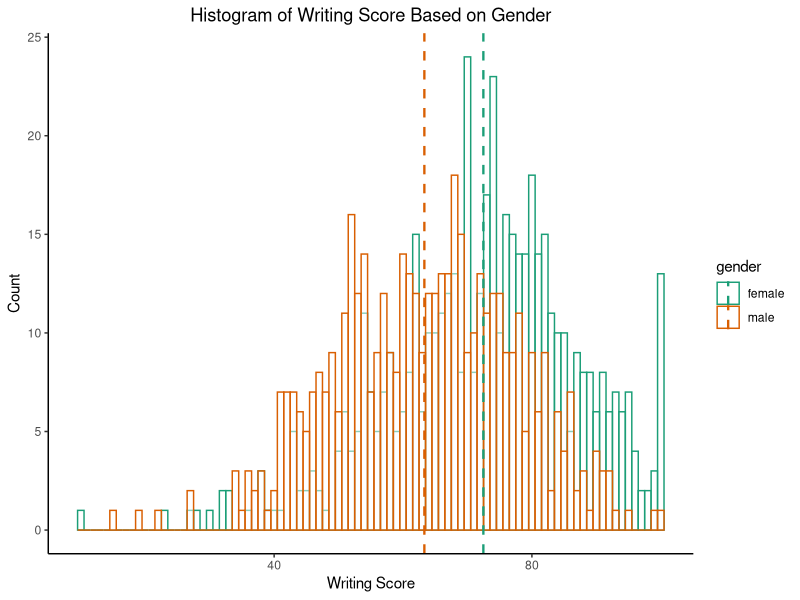
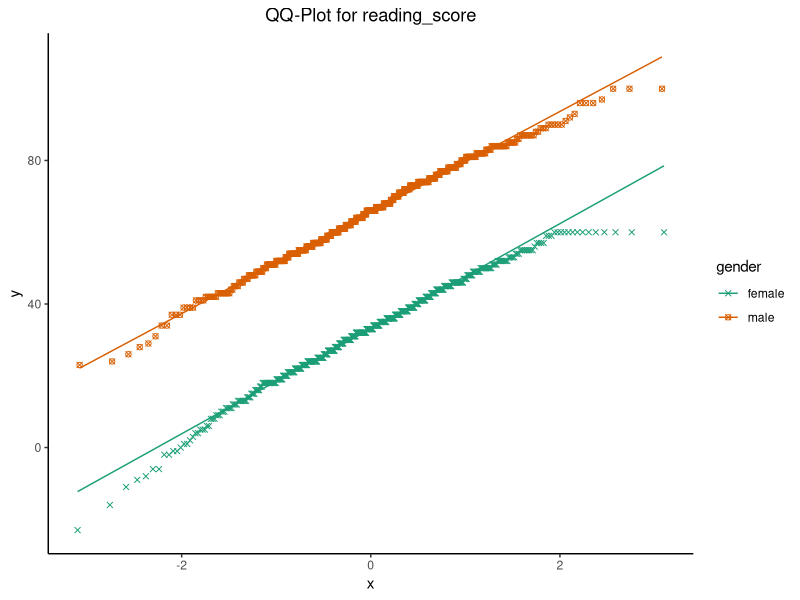
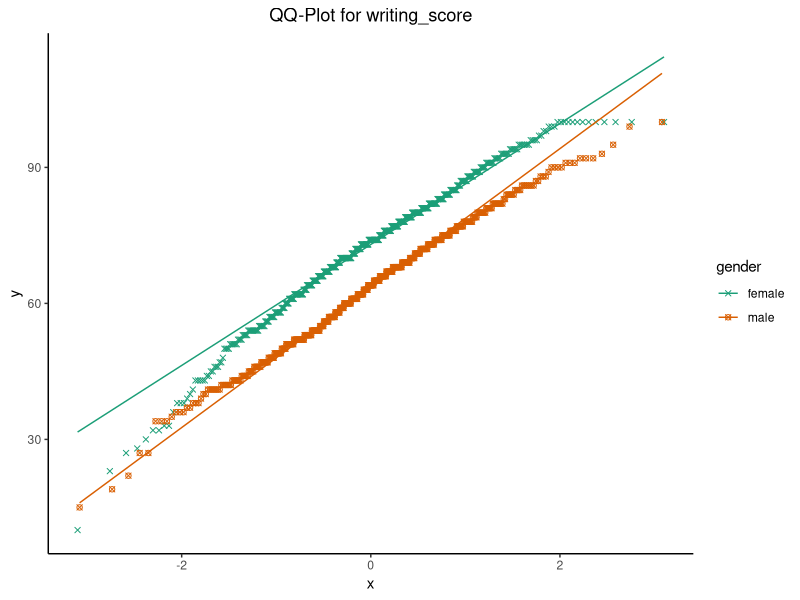
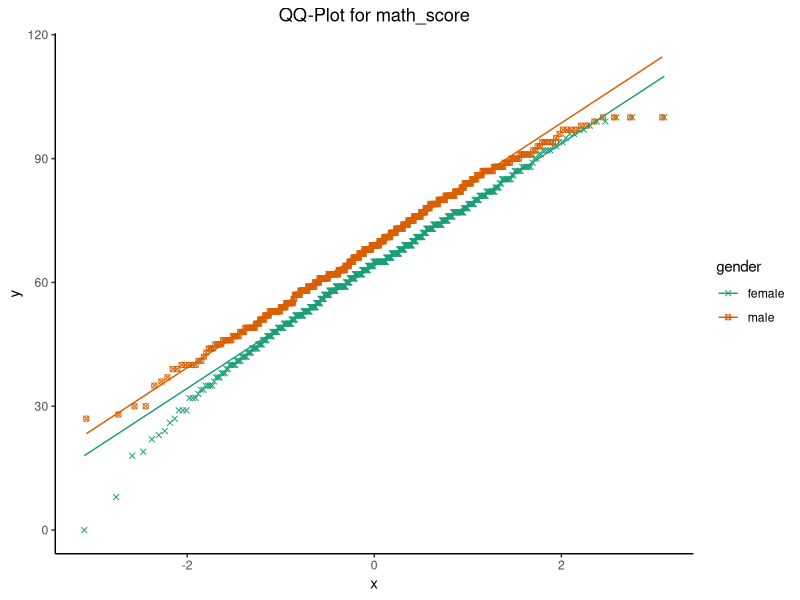
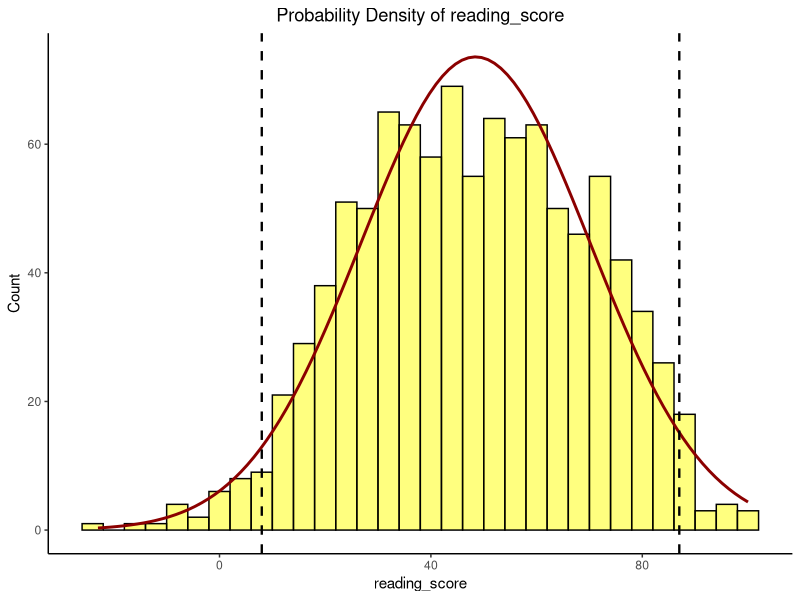
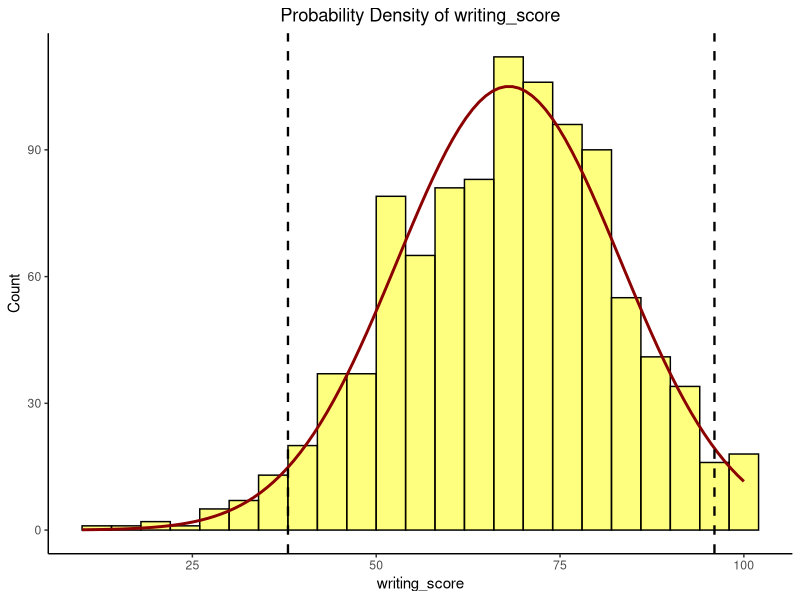
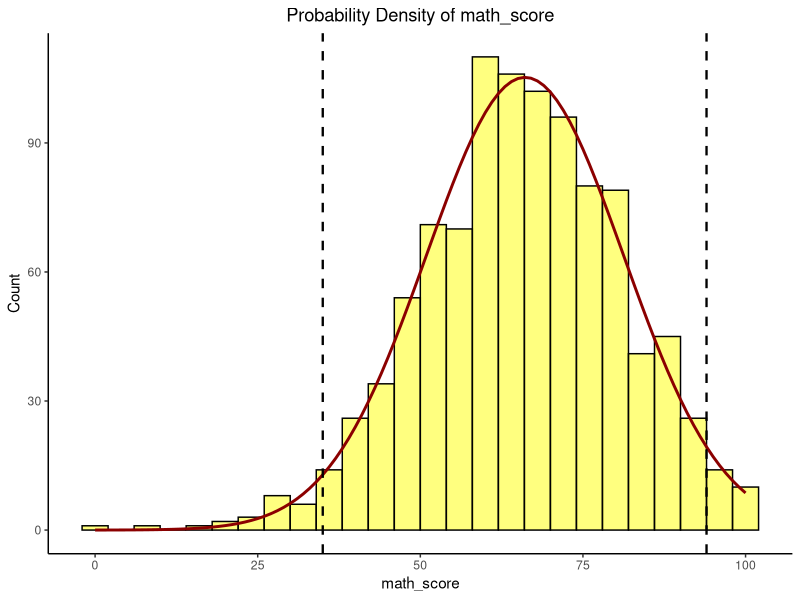
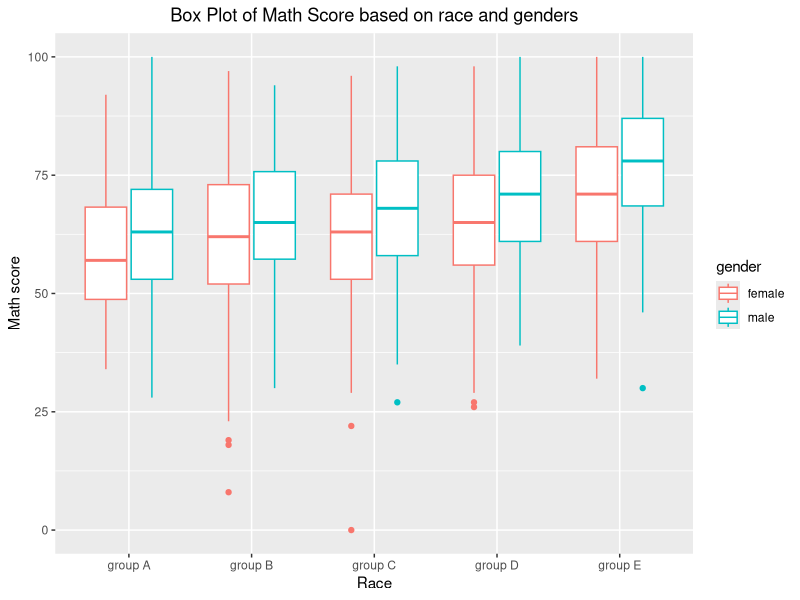

The R script that drew these images, in order:
## ---- chunk 1
library(ggplot2)

data <- read.csv('StudentsPerformance.csv')
## ---- chunk 2
males = data[data["gender"]=='male', ]
females = data[data["gender"]=='female', ]

means <- c(mean(males$writing_score), mean(females$writing_score));

p_a <- ggplot(data,
              aes(x=writing_score,
                  color=gender)) +
  geom_histogram(binwidth=1,
                 fill='white',
                 alpha=0.5,
                 position="identity") +

  geom_vline(data=data.frame(gender=c('male', 'female') , means=means),
             aes(xintercept=means, color=gender),
             linetype="dashed",
             size=0.8) +

  scale_color_brewer(palette="Dark2") +
  labs(title="Histogram of Writing Score Based on Gender", x="Writing Score", y = "Count")+
  theme_classic() +
  theme(plot.title = element_text(hjust = 0.5)) +
  scale_x_continuous(breaks=seq(0, 100, 40))

show(p_a)
## ---- chunk 3
# b
for (subj in c('reading_score', 'writing_score', 'math_score')) {
    p_b <- ggplot(data,
                aes_string(sample=subj, shape='gender',
                    colour='gender')) +
    stat_qq() +
    stat_qq_line() +
    scale_shape_manual(values=c(4,13)) +
    scale_color_brewer(palette="Dark2") +
    theme_classic() +
    labs(title=paste("QQ-Plot for", subj)) +
    theme(plot.title = element_text(hjust = 0.5))
    show(p_b)
}
## ---- chunk 4
reading_score_mean <- mean(data$reading_score)
writing_score_mean <- mean(data$writing_score)
math_score_mean <- mean(data$math_score)

reading_score_sd <- sd(data$reading_score)
writing_score_sd <- sd(data$writing_score)
math_score_sd <- sd(data$math_score)

bin_width = 4;
num_samples = nrow(data);

scaled_dnorm = function(x, mean, sd, n) {
  bin_width * num_samples * dnorm(x, mean, sd)
}

for (subj in c('reading_score', 'writing_score', 'math_score')) {
  p_c <- ggplot(data,
              aes_string(x=subj)) +

  geom_histogram(binwidth=bin_width,
                 color='black',
                 fill='yellow',
                 position="identity",
                 alpha=0.5) +
  stat_function(fun=scaled_dnorm,
                args=list(data[[subj]],
                          mean=mean(data[[subj]]),
                          sd = sd(data[[subj]])),
                colour = "darkred", size = 1) +
  geom_vline(xintercept=unname(quantile(data[[subj]], c(0.025, 0.975))),
           linetype="dashed",
           size=0.8) +
  labs(title=paste("Probability Density of", subj), x=subj, y = "Count")+
  theme_classic() +
  theme(plot.title = element_text(hjust = 0.5))
  show(p_c)
}
## ---- chunk 5
p_d <- ggplot(data, aes(race, math_score)) +
  geom_boxplot(aes(colour=gender)) +
  labs(title="Box Plot of Math Score based on race and genders", x="Race", y = "Math score") +
  theme(plot.title = element_text(hjust = 0.5))
show(p_d)
## ---- chunk 6
data['avg_score'] <- round(rowMeans(data[, c('math_score', 'reading_score', 'writing_score')]), 2);

p_e <- ggplot(data, aes(x=parents_education, y=avg_score, fill=parents_education)) +
  geom_bar(stat="summary", fun="mean") +
  scale_fill_brewer(palette="Paired") +
  theme(axis.text.x=element_blank(),
      axis.ticks.x=element_blank()) +
  scale_y_continuous(expand = c(0, 0), limits = c(0, 100)) +
theme(axis.line.x = element_line(size=1.5, colour="grey")) +
  labs(title="Bar plot of average score w.r.t. Parents Education Level", x="Parent's education level",
       y = "Average total score") +
  theme_bw() +
  theme(plot.title = element_text(hjust = 0.5))
show(p_e)
